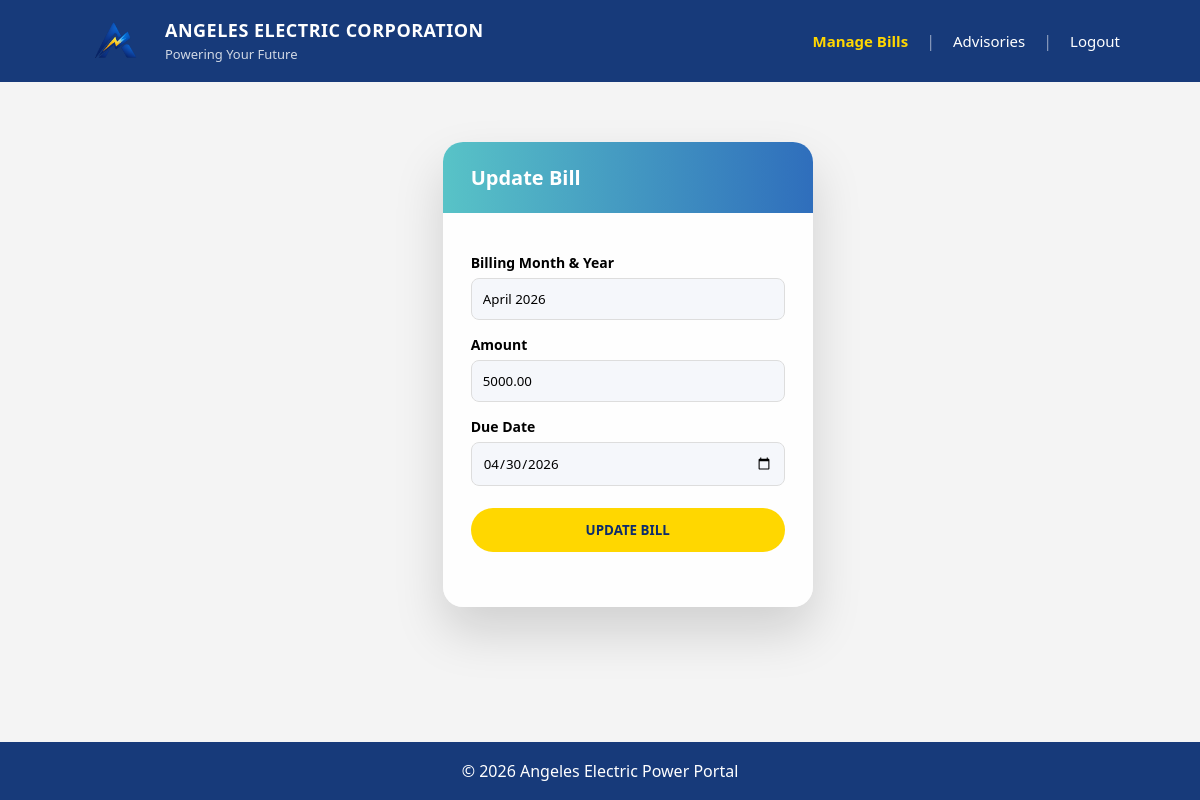
/edit_bill.php?id=15 (signed in), run on the app's committed database.
### tables this page shows
CREATE TABLE `bills` (
  `id` int(11) NOT NULL,
  `user_id` int(11) NOT NULL,
  `billing_month` varchar(20) DEFAULT NULL,
  `amount` decimal(10,2) DEFAULT NULL,
  `due_date` date DEFAULT NULL,
  `status` enum('Paid','Unpaid') DEFAULT 'Unpaid',
  `created_at` timestamp NOT NULL DEFAULT current_timestamp()
);

### edit_bill.php (the view, shortened to what this page needs)
<?php
include 'config/database.php';
$id = $_GET['id'];
$stmt = $conn->prepare("SELECT * FROM bills WHERE id=?");
$stmt->bind_param("i", $id);
$stmt->execute();
$bill = $stmt->get_result()->fetch_assoc();
?>
<!DOCTYPE html>
<html>
<head>
    <link rel="stylesheet" href="assets/style.css">
</head>
<body>
<header class="header">
    <div class="logo-area">
        <img src="assets/logo.png" class="logo">
        <div>
            <h1>ANGELES ELECTRIC CORPORATION</h1>
            <span>Powering Your Future</span>
        </div>
    </div>
    <div class="nav-links">
        <a href="manage_bills.php" class="active">Manage Bills</a>
        <span class="divider">|</span>
        <a href="manage_advisories.php">Advisories</a>
        <span class="divider">|</span>
        <a href="logout.php">Logout</a>
    </div>
</header>
<div class="dashboard-wrapper">
    <div class="manage-container">
        <div class="manage-left">
            <h2>Update Bill</h2>
            <form method="POST">
                <label>Billing Month & Year</label>
                <input type="text"
                       name="billing_month"
                       value="<?php echo $bill['billing_month']; ?>"
                       required>
                <label>Amount</label>
                <input type="number"
                       step="0.01"
                       name="amount"
                       value="<?php echo $bill['amount']; ?>"
                       required>
                <label>Due Date</label>
                <input type="date"
                       name="due_date"
                       value="<?php echo $bill['due_date']; ?>"
                       required>
                <button type="submit"
                        name="update_bill"
                        class="btn-confirm">
                    UPDATE BILL
                </button>
            </form>
        </div>
    </div>
</div>
<?php include 'includes/footer.php'; ?>
</body>
</html>

### assets/style.css (style rules this page uses)
* { margin:0; padding:0; box-sizing:border-box; font-family:'Segoe UI', sans-serif; }
html { height:100%; }
body { min-height:100vh; display:flex; flex-direction:column; background:#f4f4f4; }
.header { background:#173a7a; display:flex; justify-content:space-between; align-items:center; padding:18px 80px; color:white; }
.logo-area { display:flex; align-items:center; gap:15px; }
.logo { width:70px; }
.logo-area h1 { font-size:18px; font-weight:700; letter-spacing:0.5px; }
.logo-area span { font-size:13px; opacity:0.8; }
.nav-links { display:flex; align-items:center; gap:18px; }
.nav-links a { color:#ffffff !important; text-decoration:none; font-size:15px; font-weight:500; transition:0.3s; }
.nav-links a.active { color:#ffd700 !important; font-weight:600; }
.divider { color:#ffffff; opacity:0.5; }
.btn-confirm { display:inline-block; background:#ffd700; color:#0d2c6c; padding:12px 26px; border:none; border-radius:8px; font-weight:700; text-decoration:none; cursor:pointer; transition:0.25s; }
.dashboard-wrapper { padding: 60px 80px 100px 80px; display:flex; justify-content:center; padding:80px 20px; }
.dashboard-wrapper { padding: 60px 80px 120px 80px; }
.manage-container { display: flex; gap: 60px; max-width: 1350px; margin: 0 auto; }
.manage-left, .manage-right { background: rgba(255, 255, 255, 0.85); backdrop-filter: blur(6px); border-radius: 20px; box-shadow: 0 25px 50px rgba(0, 0, 0, 0.15); overflow: hidden; }
.manage-left { flex: 0 0 370px; padding-bottom: 30px; }
.manage-left h2, .manage-right h2 { margin: 0; padding: 22px 28px; background: linear-gradient(to right, #58c3c7, #2f6ebc); color: white; font-size: 20px; }
.manage-left form { padding: 25px 28px; }
.manage-left label { display: block; margin-top: 15px; font-weight: 600; font-size: 14px; }
.manage-left input, .manage-left select { width: 100%; padding: 11px; margin-top: 6px; border-radius: 8px; border: 1px solid #ddd; background: #f5f7fb; }
.manage-left button { margin-top: 22px; width: 100%; padding: 13px; background: #ffd700; border: none; border-radius: 25px; font-weight: 700; cursor: pointer; transition: 0.2s; }

### data on the page
bills: billing_month "April 2026", amount "5000.00", due_date "04/30/2026"
